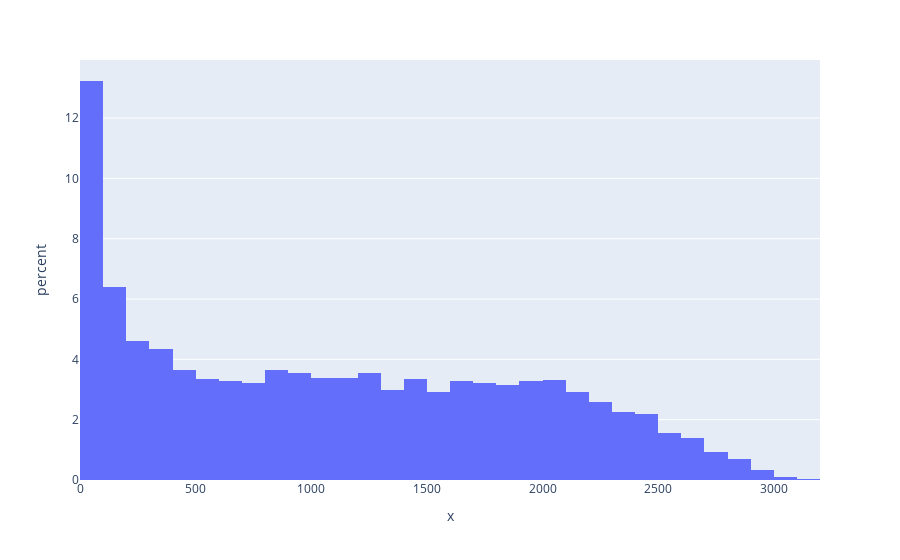

Here is the notebook cell this chart was saved with:
### Markdown cell above
## Minutes Distribution

### Code cell
fig = px.histogram(x=df_rs['MIN'], histnorm='percent')
fig.show()

### Figure 1 — Plotly figure (JSON) as saved in the notebook; plotly's stock layout.template omitted (floating-point values rounded to 4 significant figures; data arrays with more than 128 entries replaced by an {"elided": "..."} marker saying what was removed)
{"data": [{"alignmentgroup": "True", "bingroup": "x", "histnorm": "percent", "hovertemplate": "x=%{x}<br>percent=%{y}<extra></extra>", "legendgroup": "", "marker": {"color": "#636efa", "pattern": {"shape": ""}}, "name": "", "offsetgroup": "", "orientation": "v", "showlegend": false, "type": "histogram", "x": {"elided": "5791 int values"}, "xaxis": "x", "yaxis": "y"}], "layout": {"barmode": "relative", "legend": {"tracegroupgap": 0}, "margin": {"t": 60}, "xaxis": {"anchor": "y", "domain": [0, 1], "title": {"text": "x"}}, "yaxis": {"anchor": "x", "domain": [0, 1], "title": {"text": "percent"}}}}
